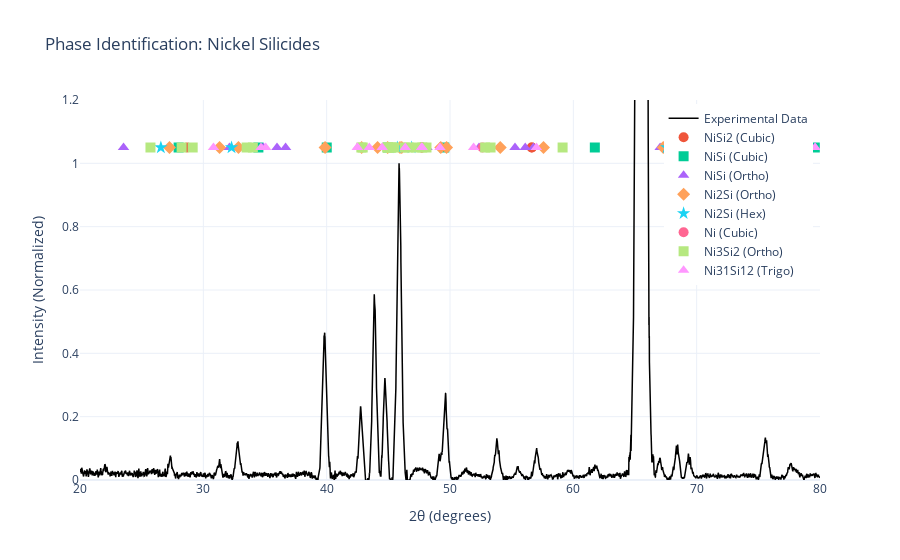

Notebook cell for this chart:
### Code cell
fig = go.Figure()

# 1. Plot the Experimental Data (the black line)
fig.add_trace(go.Scatter(
    x=full_processed['Angle'], 
    y=full_processed['intensity_norm'],
    mode='lines',
    name='Experimental Data',
    line=dict(color='black', width=1.5)
))

# 2. Add Reference Markers
# We use different colors/symbols for each phase fetched from the API
symbols = ['circle', 'square', 'triangle-up', 'diamond', 'star']

for i, (phase, ref) in enumerate(all_references.items()):
    # We plot these at a fixed height or relative to your data
    # Here, we plot them at y=1.05 (just above the normalized data)
    fig.add_trace(go.Scatter(
        x=ref['two_theta'],
        y=[1.05] * len(ref['two_theta']), # Align them in a row at the top
        mode='markers',
        name=phase,
        marker=dict(symbol=symbols[i % len(symbols)], size=10),
        hovertemplate=f"<b>{phase}</b><br>2θ: %{{x}}<br>Ref Intensity: %{{text}}%<extra></extra>",
        text=ref['intensity'] # Store relative intensity in hover text
    ))

# 3. Scientific Styling
fig.update_layout(
    yaxis_range=[0, 1.2],
    xaxis_range=[20, 80],
    title="Phase Identification: Nickel Silicides",
    xaxis_title="2θ (degrees)",
    yaxis_title="Intensity (Normalized)",
    template="plotly_white",
    hovermode="x unified",
    legend=dict(yanchor="top", y=0.99, xanchor="right", x=0.99)
)

fig.show()

### Figure 1 — Plotly figure (JSON) as saved in the notebook; plotly's stock layout.template omitted (floating-point values rounded to 4 significant figures; data arrays with more than 128 entries replaced by an {"elided": "..."} marker saying what was removed)
{"data": [{"line": {"color": "black", "width": 1.5}, "mode": "lines", "name": "Experimental Data", "type": "scatter", "x": {"elided": "6001 float values"}, "y": {"elided": "6001 float values"}}, {"hovertemplate": "<b>NiSi2 (Cubic)</b><br>2θ: %{x}<br>Ref Intensity: %{text}%<extra></extra>", "marker": {"size": 10, "symbol": "circle"}, "mode": "markers", "name": "NiSi2 (Cubic)", "text": [100.0, 81.42, 40.71, 26.87, 10.08, 12.43, 6.216, 5.0, 5.0, 5.0, 6.573, 23.0, 9.859], "type": "scatter", "x": [28.68, 47.72, 47.72, 56.63, 56.63, 69.79, 69.79, 77.13, 77.13, 77.13, 88.95, 88.95, 88.95], "y": [1.05, 1.05, 1.05, 1.05, 1.05, 1.05, 1.05, 1.05, 1.05, 1.05, 1.05, 1.05, 1.05]}, {"hovertemplate": "<b>NiSi (Cubic)</b><br>2θ: %{x}<br>Ref Intensity: %{text}%<extra></extra>", "marker": {"size": 10, "symbol": "square"}, "mode": "markers", "name": "NiSi (Cubic)", "text": [20.43, 17.86, 11.03, 100.0, 47.09, 7.178, 9.13, 5.632, 30.32, 6.884, 5.579], "type": "scatter", "x": [28.0, 34.46, 40.01, 44.97, 49.54, 61.74, 69.12, 76.15, 79.58, 86.34, 89.69], "y": [1.05, 1.05, 1.05, 1.05, 1.05, 1.05, 1.05, 1.05, 1.05, 1.05, 1.05]}, {"hovertemplate": "<b>NiSi (Ortho)</b><br>2θ: %{x}<br>Ref Intensity: %{text}%<extra></extra>", "marker": {"size": 10, "symbol": "triangle-up"}, "mode": "markers", "name": "NiSi (Ortho)", "text": [13.27, 75.51, 16.99, 29.18, 21.57, 13.58, 10.54, 73.27, 100.0, 31.35, 27.9, 28.72, 14.66, 17.99, 7.446, 8.199, 14.59, 13.26, 14.7, 14.63, 9.323], "type": "scatter", "x": [23.53, 31.33, 32.11, 34.87, 35.97, 36.67, 44.53, 46.01, 47.58, 48.13, 52.35, 55.27, 56.1, 56.76, 67.04, 75.42, 76.28, 76.38, 79.6, 82.19, 82.68], "y": [1.05, 1.05, 1.05, 1.05, 1.05, 1.05, 1.05, 1.05, 1.05, 1.05, 1.05, 1.05, 1.05, 1.05, 1.05, 1.05, 1.05, 1.05, 1.05, 1.05, 1.05]}, {"hovertemplate": "<b>Ni2Si (Ortho)</b><br>2θ: %{x}<br>Ref Intensity: %{text}%<extra></extra>", "marker": {"size": 10, "symbol": "diamond"}, "mode": "markers", "name": "Ni2Si (Ortho)", "text": [10.16, 7.841, 24.84, 40.21, 29.13, 70.65, 39.42, 100.0, 84.2, 61.62, 24.68, 25.67, 9.681, 13.78, 20.01, 6.544, 17.34, 9.616, 6.863, 17.38, 6.746, 15.12, 8.497, 13.33], "type": "scatter", "x": [27.25, 31.31, 32.85, 39.87, 42.84, 44.13, 44.95, 45.95, 46.09, 49.25, 49.72, 54.07, 57.58, 67.29, 68.87, 69.76, 76.14, 78.8, 79.11, 85.05, 85.42, 88.01, 88.67, 89.95], "y": [1.05, 1.05, 1.05, 1.05, 1.05, 1.05, 1.05, 1.05, 1.05, 1.05, 1.05, 1.05, 1.05, 1.05, 1.05, 1.05, 1.05, 1.05, 1.05, 1.05, 1.05, 1.05, 1.05, 1.05]}, {"hovertemplate": "<b>Ni2Si (Hex)</b><br>2θ: %{x}<br>Ref Intensity: %{text}%<extra></extra>", "marker": {"size": 10, "symbol": "star"}, "mode": "markers", "name": "Ni2Si (Hex)", "text": [5.892, 21.83, 100.0, 93.0, 28.65, 6.339, 18.99, 9.494, 9.417], "type": "scatter", "x": [26.56, 32.29, 45.73, 46.88, 67.57, 77.62, 86.27, 86.27, 87.11], "y": [1.05, 1.05, 1.05, 1.05, 1.05, 1.05, 1.05, 1.05, 1.05]}, {"hovertemplate": "<b>Ni (Cubic)</b><br>2θ: %{x}<br>Ref Intensity: %{text}%<extra></extra>", "marker": {"size": 10, "symbol": "circle"}, "mode": "markers", "name": "Ni (Cubic)", "text": [33.33, 100.0, 61.64, 5.908, 11.82, 17.73], "type": "scatter", "x": [45.15, 45.15, 52.63, 77.65, 77.65, 77.65], "y": [1.05, 1.05, 1.05, 1.05, 1.05, 1.05]}, {"hovertemplate": "<b>Ni3Si2 (Ortho)</b><br>2θ: %{x}<br>Ref Intensity: %{text}%<extra></extra>", "marker": {"size": 10, "symbol": "square"}, "mode": "markers", "name": "Ni3Si2 (Ortho)", "text": [20.06, 6.821, 37.71, 14.95, 16.62, 5.125, 13.01, 6.563, 54.16, 18.81, 8.944, 5.877, 100.0, 79.12, 38.87, 23.28, 8.217, 43.9, 26.83, 15.81, 7.827, 8.009, 5.877, 5.949, 21.06, 5.862, 5.185, 7.318, 5.97, 8.375, 9.006, 7.99], "type": "scatter", "x": [11.03, 25.71, 28.24, 29.14, 33.51, 34.02, 42.81, 42.92, 44.91, 44.96, 45.21, 45.24, 45.48, 46.34, 46.65, 47.24, 47.75, 48.09, 52.85, 53.29, 59.13, 70.33, 72.18, 74.59, 77.59, 78.88, 83.86, 84.02, 85.16, 85.66, 87.04, 87.43], "y": [1.05, 1.05, 1.05, 1.05, 1.05, 1.05, 1.05, 1.05, 1.05, 1.05, 1.05, 1.05, 1.05, 1.05, 1.05, 1.05, 1.05, 1.05, 1.05, 1.05, 1.05, 1.05, 1.05, 1.05, 1.05, 1.05, 1.05, 1.05, 1.05, 1.05, 1.05, 1.05]}, {"hovertemplate": "<b>Ni31Si12 (Trigo)</b><br>2θ: %{x}<br>Ref Intensity: %{text}%<extra></extra>", "marker": {"size": 10, "symbol": "triangle-up"}, "mode": "markers", "name": "Ni31Si12 (Trigo)", "text": [7.588, 9.307, 9.352, 17.52, 8.76, 23.72, 5.554, 100.0, 5.01, 28.63, 57.25, 7.094, 8.554, 5.12, 9.328, 5.487, 7.009, 7.801], "type": "scatter", "x": [30.82, 34.68, 35.06, 42.49, 42.49, 43.45, 44.5, 46.37, 47.69, 47.73, 47.73, 49.19, 51.91, 57.01, 68.74, 78.68, 79.61, 87.97], "y": [1.05, 1.05, 1.05, 1.05, 1.05, 1.05, 1.05, 1.05, 1.05, 1.05, 1.05, 1.05, 1.05, 1.05, 1.05, 1.05, 1.05, 1.05]}], "layout": {"hovermode": "x unified", "legend": {"x": 0.99, "xanchor": "right", "y": 0.99, "yanchor": "top"}, "title": {"text": "Phase Identification: Nickel Silicides"}, "xaxis": {"range": [20, 80], "title": {"text": "2θ (degrees)"}}, "yaxis": {"range": [0, 1.2], "title": {"text": "Intensity (Normalized)"}}}}
